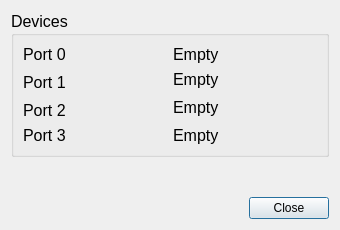
<?xml version="1.0" encoding="UTF-8"?>
<ui version="4.0">
 <class>ScanDevices</class>
 <widget class="QDialog" name="ScanDevices">
  <property name="windowModality">
   <enum>Qt::WindowModal</enum>
  </property>
  <property name="geometry">
   <rect>
    <x>0</x>
    <y>0</y>
    <width>340</width>
    <height>230</height>
   </rect>
  </property>
  <property name="minimumSize">
   <size>
    <width>340</width>
    <height>230</height>
   </size>
  </property>
  <property name="maximumSize">
   <size>
    <width>340</width>
    <height>230</height>
   </size>
  </property>
  <property name="windowTitle">
   <string>Scan Devices</string>
  </property>
  <property name="windowIcon">
   <iconset resource="../build/src/resources.qrc">
    <normaloff>:/icons/icons/qk8055_16.png</normaloff>:/icons/icons/qk8055_16.png</iconset>
  </property>
  <property name="modal">
   <bool>true</bool>
  </property>
  <layout class="QGridLayout" name="gridLayout_2">
   <item row="0" column="0">
    <widget class="QGroupBox" name="groupBox">
     <property name="font">
      <font>
       <family>Arial</family>
       <pointsize>12</pointsize>
      </font>
     </property>
     <property name="title">
      <string>Devices</string>
     </property>
     <layout class="QGridLayout" name="gridLayout">
      <item row="0" column="0">
       <widget class="QLabel" name="label">
        <property name="font">
         <font>
          <family>Arial</family>
          <pointsize>12</pointsize>
         </font>
        </property>
        <property name="text">
         <string>Port 0</string>
        </property>
       </widget>
      </item>
      <item row="0" column="1">
       <widget class="QLabel" name="port0status">
        <property name="font">
         <font>
          <family>Arial</family>
          <pointsize>12</pointsize>
         </font>
        </property>
        <property name="text">
         <string>Empty</string>
        </property>
       </widget>
      </item>
      <item row="1" column="0" rowspan="2">
       <widget class="QLabel" name="label_2">
        <property name="font">
         <font>
          <family>Arial</family>
          <pointsize>12</pointsize>
         </font>
        </property>
        <property name="text">
         <string>Port 1</string>
        </property>
       </widget>
      </item>
      <item row="1" column="1">
       <widget class="QLabel" name="port1status">
        <property name="font">
         <font>
          <family>Arial</family>
          <pointsize>12</pointsize>
         </font>
        </property>
        <property name="text">
         <string>Empty</string>
        </property>
       </widget>
      </item>
      <item row="2" column="1" rowspan="2">
       <widget class="QLabel" name="port2status">
        <property name="font">
         <font>
          <family>Arial</family>
          <pointsize>12</pointsize>
         </font>
        </property>
        <property name="text">
         <string>Empty</string>
        </property>
       </widget>
      </item>
      <item row="3" column="0">
       <widget class="QLabel" name="label_3">
        <property name="font">
         <font>
          <family>Arial</family>
          <pointsize>12</pointsize>
         </font>
        </property>
        <property name="text">
         <string>Port 2</string>
        </property>
       </widget>
      </item>
      <item row="4" column="0">
       <widget class="QLabel" name="label_4">
        <property name="font">
         <font>
          <family>Arial</family>
          <pointsize>12</pointsize>
         </font>
        </property>
        <property name="text">
         <string>Port 3</string>
        </property>
       </widget>
      </item>
      <item row="4" column="1">
       <widget class="QLabel" name="port3status">
        <property name="font">
         <font>
          <family>Arial</family>
          <pointsize>12</pointsize>
         </font>
        </property>
        <property name="text">
         <string>Empty</string>
        </property>
       </widget>
      </item>
     </layout>
    </widget>
   </item>
   <item row="1" column="1">
    <spacer name="verticalSpacer">
     <property name="orientation">
      <enum>Qt::Vertical</enum>
     </property>
     <property name="sizeHint" stdset="0">
      <size>
       <width>0</width>
       <height>0</height>
      </size>
     </property>
    </spacer>
   </item>
   <item row="2" column="0">
    <widget class="QDialogButtonBox" name="buttonBox">
     <property name="orientation">
      <enum>Qt::Horizontal</enum>
     </property>
     <property name="standardButtons">
      <set>QDialogButtonBox::Close</set>
     </property>
    </widget>
   </item>
  </layout>
 </widget>
 <resources>
  <include location="../resources/resources.qrc"/>
  <include location="../build/src/resources.qrc"/>
 </resources>
 <connections>
  <connection>
   <sender>buttonBox</sender>
   <signal>rejected()</signal>
   <receiver>ScanDevices</receiver>
   <slot>reject()</slot>
   <hints>
    <hint type="sourcelabel">
     <x>20</x>
     <y>20</y>
    </hint>
    <hint type="destinationlabel">
     <x>20</x>
     <y>20</y>
    </hint>
   </hints>
  </connection>
 </connections>
</ui>
